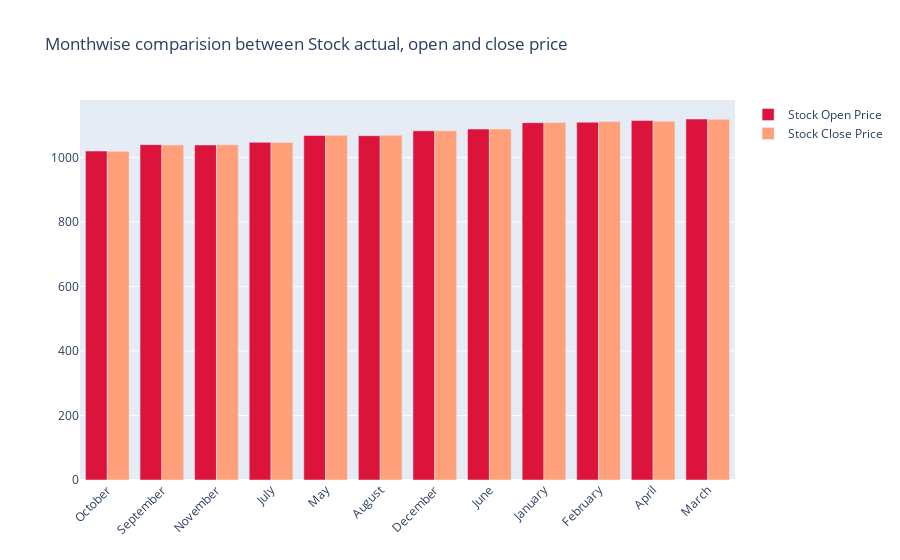

The cell this chart's notebook holds for it:
### Code cell
fig = go.Figure()

fig.add_trace(go.Bar(
    x=monthvise.index,
    y=monthvise['open'],
    name='Stock Open Price',
    marker_color='crimson'
))
fig.add_trace(go.Bar(
    x=monthvise.index,
    y=monthvise['close'],
    name='Stock Close Price',
    marker_color='lightsalmon'
))

fig.update_layout(barmode='group', xaxis_tickangle=-45, 
                  title='Monthwise comparision between Stock actual, open and close price')
fig.show()

### Figure 1 — Plotly figure (JSON) as saved in the notebook; plotly's stock layout.template omitted (floating-point values rounded to 4 significant figures)
{"data": [{"marker": {"color": "crimson"}, "name": "Stock Open Price", "type": "bar", "x": ["October", "September", "November", "July", "May", "August", "December", "June", "January", "February", "April", "March"], "y": [1020.0, 1039.0, 1039.0, 1047.0, 1068.0, 1067.0, 1082.0, 1088.0, 1107.0, 1109.0, 1114.0, 1119.0]}, {"marker": {"color": "lightsalmon"}, "name": "Stock Close Price", "type": "bar", "x": ["October", "September", "November", "July", "May", "August", "December", "June", "January", "February", "April", "March"], "y": [1019.0, 1039.0, 1039.0, 1046.0, 1069.0, 1069.0, 1082.0, 1088.0, 1108.0, 1111.0, 1112.0, 1118.0]}], "layout": {"barmode": "group", "title": {"text": "Monthwise comparision between Stock actual, open and close price"}, "xaxis": {"tickangle": -45}}}
